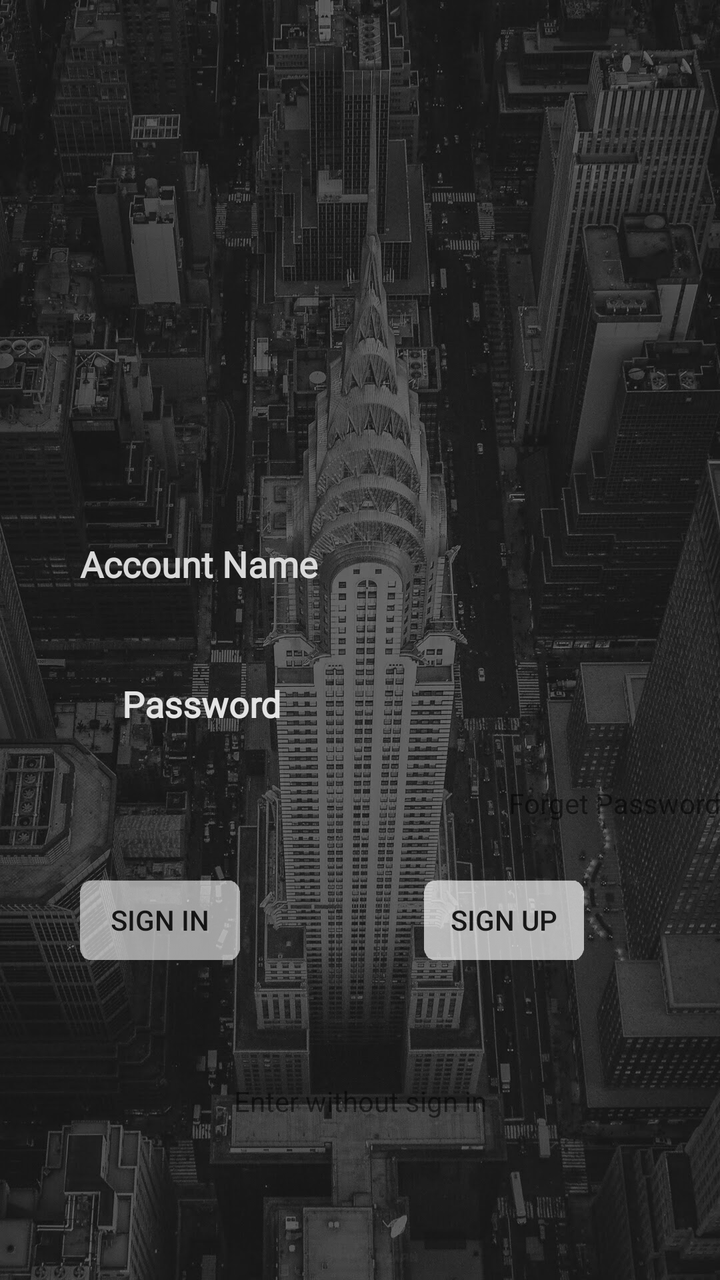
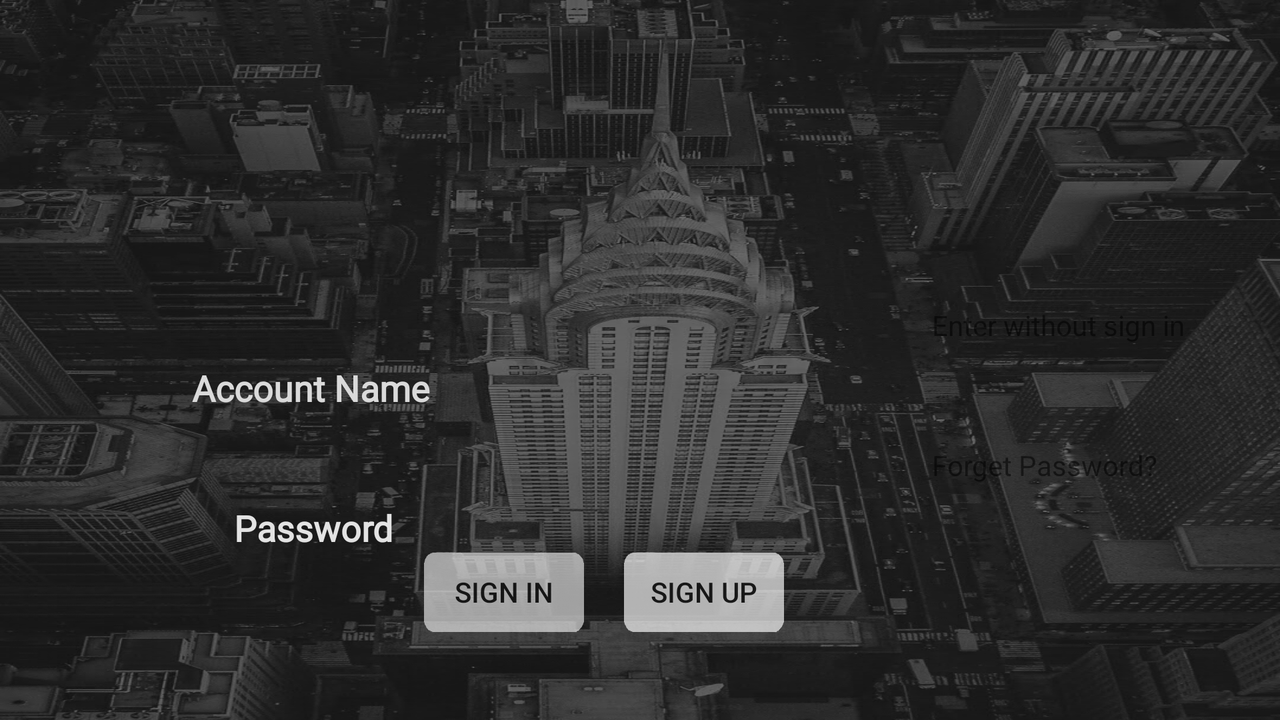

One screen, two layout resources from the same app: the default and the repository's alternative for another configuration. Each is rendered where Android would select it; the XML of both is given below.
<!-- AndroidManifest.xml: application theme AppBaseTheme -->
<!-- res/layout/activity_page_sign_in.xml -->
<?xml version="1.0" encoding="utf-8"?>
<androidx.constraintlayout.widget.ConstraintLayout xmlns:android="http://schemas.android.com/apk/res/android"
    xmlns:app="http://schemas.android.com/apk/res-auto"
    xmlns:tools="http://schemas.android.com/tools"
    android:id="@+id/btn_signup"
    android:layout_width="match_parent"
    android:layout_height="match_parent"
    tools:context=".MainActivity_sign_in"
    android:background="@drawable/signin">


    <Button
        android:id="@+id/btn_signin"
        android:layout_width="80dp"
        android:layout_height="40dp"
        android:layout_marginEnd="92dp"
        android:background="@drawable/button"
        android:backgroundTint="#97FFFFFF"
        android:text="Sign in"
        app:layout_constraintBottom_toBottomOf="@+id/sign_up1"
        app:layout_constraintEnd_toStartOf="@+id/sign_up1"
        app:layout_constraintTop_toTopOf="@+id/sign_up1"
        app:layout_constraintVertical_bias="0.0" />

    <EditText
        android:id="@+id/sign_in_username"
        android:layout_width="wrap_content"
        android:layout_height="30dp"
        android:layout_marginTop="72dp"
        android:background="@drawable/selector_edit_frame"
        android:ems="10"
        android:inputType="textPersonName"
        app:layout_constraintEnd_toEndOf="parent"
        app:layout_constraintHorizontal_bias="0.228"
        app:layout_constraintStart_toEndOf="@+id/textView"
        app:layout_constraintTop_toBottomOf="@+id/imageView" />

    <TextView
        android:id="@+id/textView"
        android:layout_width="wrap_content"
        android:layout_height="wrap_content"
        android:layout_marginStart="40dp"
        android:fontFamily="@font/arizonia"
        android:text="Account Name"
        android:textColor="#DADADA"
        android:textSize="18sp"
        android:textStyle="bold"
        app:layout_constraintBottom_toBottomOf="@+id/sign_in_username"
        app:layout_constraintStart_toStartOf="parent"
        app:layout_constraintTop_toTopOf="@+id/sign_in_username"
        app:layout_constraintVertical_bias="1.0" />

    <TextView
        android:id="@+id/textView2"
        android:layout_width="wrap_content"
        android:layout_height="wrap_content"
        android:fontFamily="@font/arizonia"
        android:text="Password"
        android:textColor="#E3E3E3"
        android:textSize="18sp"
        android:textStyle="bold"
        app:layout_constraintBottom_toBottomOf="@+id/sign_in_password"
        app:layout_constraintEnd_toEndOf="@+id/textView"
        app:layout_constraintHorizontal_bias="0.533"
        app:layout_constraintStart_toStartOf="@+id/textView"
        app:layout_constraintTop_toTopOf="@+id/sign_in_password"
        app:layout_constraintVertical_bias="1.0" />

    <EditText
        android:id="@+id/sign_in_password"
        android:layout_width="wrap_content"
        android:layout_height="30dp"
        android:layout_marginTop="40dp"
        android:background="@drawable/selector_edit_frame"
        android:ems="10"
        android:inputType="textPassword"
        app:layout_constraintEnd_toEndOf="@+id/sign_in_username"
        app:layout_constraintHorizontal_bias="0.0"
        app:layout_constraintStart_toStartOf="@+id/sign_in_username"
        app:layout_constraintTop_toBottomOf="@+id/sign_in_username" />

    <Button
        android:id="@+id/sign_up1"
        android:layout_width="80dp"
        android:layout_height="40dp"
        android:layout_marginEnd="68dp"
        android:layout_marginBottom="160dp"
        android:background="@drawable/button"
        android:backgroundTint="#ABFFFFFF"
        android:text="Sign up"
        app:layout_constraintBottom_toBottomOf="parent"
        app:layout_constraintEnd_toEndOf="parent" />

    <TextView
        android:id="@+id/forget_password"
        android:layout_width="wrap_content"
        android:layout_height="wrap_content"
        android:layout_marginTop="28dp"
        android:text="Forget Password?"
        app:layout_constraintEnd_toEndOf="@+id/sign_in_password"
        app:layout_constraintHorizontal_bias="1.0"
        app:layout_constraintStart_toStartOf="@+id/sign_in_password"
        app:layout_constraintTop_toBottomOf="@+id/sign_in_password" />

    <TextView
        android:id="@+id/open_without_signin"
        android:layout_width="wrap_content"
        android:layout_height="wrap_content"
        android:layout_marginBottom="80dp"
        android:text="Enter without sign in"
        app:layout_constraintBottom_toBottomOf="parent"
        app:layout_constraintEnd_toEndOf="parent"
        app:layout_constraintStart_toStartOf="parent" />

    <ImageView
        android:id="@+id/imageView"
        android:layout_width="287dp"
        android:layout_height="144dp"
        android:layout_marginTop="48dp"
        app:layout_constraintEnd_toEndOf="parent"
        app:layout_constraintStart_toStartOf="parent"
        app:layout_constraintTop_toTopOf="parent"
        app:srcCompat="@drawable/logoo" />

</androidx.constraintlayout.widget.ConstraintLayout>
<!-- resources referenced by this layout -->
<resources>
  <!-- drawable button: png bitmap (drawable-xxhdpi, 224741 bytes) -->
  <!-- drawable signin: jpg bitmap (drawable-xxhdpi, 321429 bytes) -->
  <style name="AppBaseTheme" parent="AppTheme">
          <item name="android:dropDownListViewStyle">@style/MyListViewStyle</item>AAPT: error: :style&gt;.
          <item name="android:popupMenuStyle">@style/MyPopupStyle</item>
      </style>
  <style name="AppTheme" parent="Theme.AppCompat.Light.NoActionBar">
          
          <item name="colorPrimary">@color/colorPrimary</item>
          <item name="colorPrimaryDark">@color/colorPrimaryDark</item>
          <item name="colorAccent">@color/colorAccent</item>
  
  
      </style>
  <style name="MyListViewStyle">
          <item name="android:divider">#F3BA6161</item>
          <item name="android:dividerHeight">1px</item>
      </style>
  <style name="MyPopupStyle" parent="Widget.AppCompat.PopupMenu">
          <item name="android:popupBackground">#668C8C8C</item>
          <item name="android:textColor">@color/black</item>
          <item name="android:textAlignment">center</item>
      </style>
  <color name="colorPrimary">#6200EE</color>
  <color name="colorPrimaryDark">#3700B3</color>
  <color name="colorAccent">#03DAC5</color>
  <color name="black">#000000</color>
</resources>
<!-- res/layout-land/activity_page_sign_in.xml (the repository's variant of the layout above) -->
<!-- drawn on the phone turned sideways -->
<?xml version="1.0" encoding="utf-8"?>
<androidx.constraintlayout.widget.ConstraintLayout xmlns:android="http://schemas.android.com/apk/res/android"
    xmlns:app="http://schemas.android.com/apk/res-auto"
    xmlns:tools="http://schemas.android.com/tools"
    android:id="@+id/btn_signup"
    android:layout_width="match_parent"
    android:layout_height="match_parent"
    android:background="@drawable/signin"
    tools:context=".MainActivity_sign_in">


    <Button
        android:id="@+id/btn_signin"
        android:layout_width="80dp"
        android:layout_height="40dp"
        android:layout_marginEnd="20dp"
        android:background="@drawable/button"
        android:backgroundTint="#97FFFFFF"
        android:text="Sign in"
        app:layout_constraintBottom_toBottomOf="@+id/sign_up1"
        app:layout_constraintEnd_toStartOf="@+id/sign_up1"
        app:layout_constraintTop_toTopOf="@+id/sign_up1"
        app:layout_constraintVertical_bias="0.0" />

    <EditText
        android:id="@+id/sign_in_username"
        android:layout_width="wrap_content"
        android:layout_height="30dp"
        android:layout_marginTop="16dp"
        android:background="@drawable/selector_edit_frame"
        android:ems="10"
        android:inputType="textPersonName"
        app:layout_constraintEnd_toEndOf="parent"
        app:layout_constraintHorizontal_bias="0.139"
        app:layout_constraintStart_toEndOf="@+id/textView"
        app:layout_constraintTop_toBottomOf="@+id/imageView" />

    <TextView
        android:id="@+id/textView"
        android:layout_width="wrap_content"
        android:layout_height="wrap_content"
        android:layout_marginStart="96dp"
        android:fontFamily="@font/arizonia"
        android:text="Account Name"
        android:textColor="#DADADA"
        android:textSize="18sp"
        android:textStyle="bold"
        app:layout_constraintBottom_toBottomOf="@+id/sign_in_username"
        app:layout_constraintStart_toStartOf="parent"
        app:layout_constraintTop_toTopOf="@+id/sign_in_username"
        app:layout_constraintVertical_bias="1.0" />

    <TextView
        android:id="@+id/textView2"
        android:layout_width="wrap_content"
        android:layout_height="wrap_content"
        android:fontFamily="@font/arizonia"
        android:text="Password"
        android:textColor="#E3E3E3"
        android:textSize="18sp"
        android:textStyle="bold"
        app:layout_constraintBottom_toBottomOf="@+id/sign_in_password"
        app:layout_constraintEnd_toEndOf="@+id/textView"
        app:layout_constraintHorizontal_bias="0.533"
        app:layout_constraintStart_toStartOf="@+id/textView"
        app:layout_constraintTop_toTopOf="@+id/sign_in_password"
        app:layout_constraintVertical_bias="1.0" />

    <EditText
        android:id="@+id/sign_in_password"
        android:layout_width="wrap_content"
        android:layout_height="30dp"
        android:layout_marginTop="40dp"
        android:background="@drawable/selector_edit_frame"
        android:ems="10"
        android:inputType="textPassword"
        app:layout_constraintEnd_toEndOf="@+id/sign_in_username"
        app:layout_constraintHorizontal_bias="0.0"
        app:layout_constraintStart_toStartOf="@+id/sign_in_username"
        app:layout_constraintTop_toBottomOf="@+id/sign_in_username" />

    <Button
        android:id="@+id/sign_up1"
        android:layout_width="80dp"
        android:layout_height="40dp"
        android:layout_marginEnd="248dp"
        android:layout_marginBottom="44dp"
        android:background="@drawable/button"
        android:backgroundTint="#ABFFFFFF"
        android:text="Sign up"
        app:layout_constraintBottom_toBottomOf="parent"
        app:layout_constraintEnd_toEndOf="parent" />

    <TextView
        android:id="@+id/forget_password"
        android:layout_width="wrap_content"
        android:layout_height="wrap_content"
        android:layout_marginBottom="118dp"
        android:text="Forget Password?"
        app:layout_constraintBottom_toBottomOf="parent"
        app:layout_constraintStart_toStartOf="@+id/open_without_signin" />

    <TextView
        android:id="@+id/open_without_signin"
        android:layout_width="wrap_content"
        android:layout_height="wrap_content"
        android:layout_marginBottom="188dp"
        android:text="Enter without sign in"
        app:layout_constraintBottom_toBottomOf="parent"
        app:layout_constraintEnd_toEndOf="parent"
        app:layout_constraintHorizontal_bias="0.907"
        app:layout_constraintStart_toStartOf="parent" />

    <ImageView
        android:id="@+id/imageView"
        android:layout_width="287dp"
        android:layout_height="144dp"
        android:layout_marginTop="16dp"
        app:layout_constraintEnd_toEndOf="parent"
        app:layout_constraintStart_toStartOf="parent"
        app:layout_constraintTop_toTopOf="parent"
        app:srcCompat="@drawable/logoo" />

</androidx.constraintlayout.widget.ConstraintLayout>
